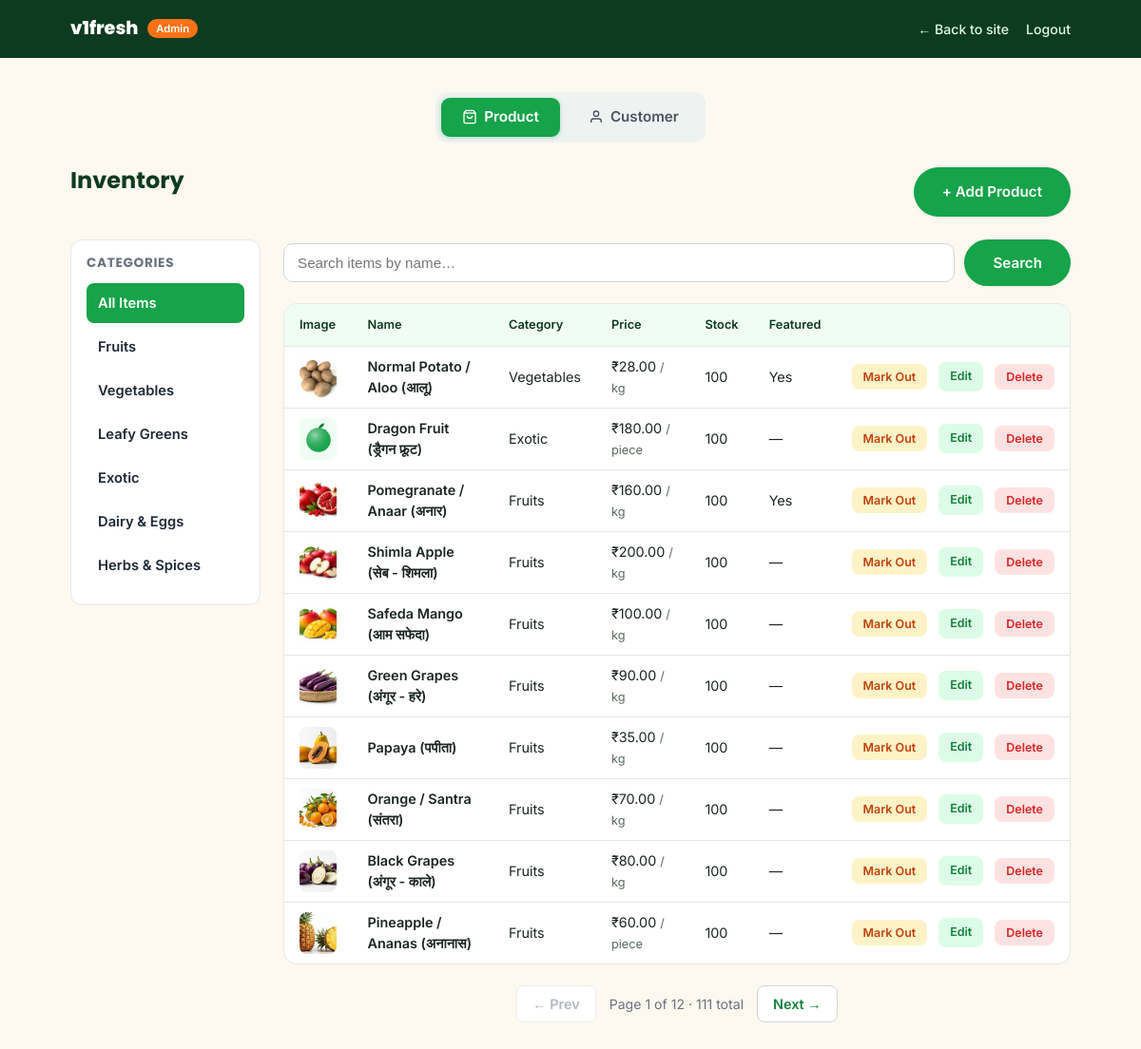
/admin/products (signed in), run on the app's committed database.
### models.py (models this page shows, shortened)
class Category(db.Model):
    __tablename__ = "categories"
    id = db.Column(db.Integer, primary_key=True)
    name = db.Column(db.String(80), nullable=False)
    slug = db.Column(db.String(80), unique=True, nullable=False)
    image = db.Column(db.String(255), nullable=False, default="")
    sort_order = db.Column(db.Integer, default=0)
    products = db.relationship("Product", backref="category", lazy=True)

class Product(db.Model):
    __tablename__ = "products"
    id = db.Column(db.Integer, primary_key=True)
    name = db.Column(db.String(120), nullable=False)
    slug = db.Column(db.String(120), unique=True, nullable=False)
    category_id = db.Column(db.Integer, db.ForeignKey("categories.id"), nullable=False)
    price = db.Column(db.Float, nullable=False)           # current selling price
    mrp = db.Column(db.Float, nullable=True)               # original/strike-through price
    unit = db.Column(db.String(30), nullable=False, default="kg")  # kg, dozen, piece, bunch, gram
    image = db.Column(db.String(255), nullable=False, default="")
    description = db.Column(db.Text, nullable=True)
    stock = db.Column(db.Integer, nullable=False, default=100)
    is_featured = db.Column(db.Boolean, default=False)
    is_organic = db.Column(db.Boolean, default=False)
    season = db.Column(db.String(20), nullable=False, default="all-season")  # winter, summer, monsoon, all-season
    rating = db.Column(db.Float, default=4.5)
    created_at = db.Column(db.DateTime, default=datetime.utcnow)

### routes/admin.py (the view)
@admin_bp.route("/products")
def products():
    cat_slug = request.args.get("category")
    search_query = request.args.get("q", "").strip()
    page = request.args.get("page", 1, type=int)
    categories = Category.query.order_by(Category.sort_order).all()
    slug_to_cat = {c.slug: c for c in categories}
    query = Product.query
    active_category = None
    if cat_slug in slug_to_cat:
        active_category = slug_to_cat[cat_slug]
        query = query.filter_by(category_id=active_category.id)
    else:
        cat_slug = None
    if search_query:
        query = query.filter(Product.name.ilike(f"%{search_query}%"))
    pagination = query.order_by(Product.id.desc()).paginate(page=page, per_page=10, error_out=False)
    return render_template(
        "admin/products.html",
        products=pagination.items,
        pagination=pagination,
        categories=categories,
        active_category=cat_slug,
        search_query=search_query,
        active_view="products",
    )

### routes/admin.py (called while the page is built)
@admin_bp.before_request
def _require_admin_login():
    if request.endpoint in ("admin.login", "admin.logout"):
        return None
    if not session.get("is_admin"):
        session["admin_next"] = request.full_path if request.query_string else request.path
        return redirect(url_for("admin.login"))
    return None

### templates/admin/products.html (shortened to what this page needs)
{% extends "admin/_base.html" %}
{% block admin_content %}
<div class="admin-header-row">
    <h1>Inventory</h1>
    <a href="{{ url_for('admin.new_product') }}" class="btn btn-primary">+ Add Product</a>
</div>
<div class="admin-layout">
    <aside class="admin-sidebar">
        <h3>Categories</h3>
        <a href="{{ url_for('admin.products') }}" class="admin-sidebar-link {{ 'active' if not active_category }}">All Items</a>
        {% for cat in categories %}
        <a href="{{ url_for('admin.products', category=cat.slug) }}" class="admin-sidebar-link {{ 'active' if active_category == cat.slug }}">{{ cat.name }}</a>
        {% endfor %}
    </aside>
    <div class="admin-content">
        <form class="admin-search" method="get" action="{{ url_for('admin.products') }}">
            <input type="text" name="q" value="{{ search_query }}" placeholder="Search items by name…" autocomplete="off">
            <button type="submit" class="btn btn-primary">Search</button>
        </form>
        <div class="admin-table-wrap">
            <table class="admin-table">
                <thead>
                    <tr>
                        <th>Image</th><th>Name</th><th>Category</th><th>Price</th><th>Stock</th><th>Featured</th><th></th>
                    </tr>
                </thead>
                <tbody>
                    {% for product in products %}
                    <tr>
                        <td><img src="{{ product.image }}" alt="{{ product.name }}" class="admin-thumb"></td>
                        <td class="admin-product-name">{{ product.name }}</td>
                        <td>{{ product.category.name if product.category else "—" }}</td>
                        <td>₹{{ "%.2f"|format(product.price) }} <span class="admin-unit">/ {{ product.unit }}</span></td>
                        <td>{% if product.stock > 0 %}{{ product.stock }}{% else %}<span class="admin-out-of-stock">Out of stock</span>{% endif %}</td>
                        <td>{{ "Yes" if product.is_featured else "—" }}</td>
                        <td class="admin-actions">
                            <form action="{{ url_for('admin.toggle_stock', product_id=product.id) }}" method="post" class="admin-toggle-form">
                                {% if product.stock > 0 %}<button type="submit" class="admin-btn-toggle admin-btn-mark-out">Mark Out</button>
                                {% else %}<button type="submit" class="admin-btn-toggle admin-btn-mark-in">Mark In Stock</button>{% endif %}
                            </form>
                            <a href="{{ url_for('admin.edit_product', product_id=product.id) }}" class="admin-btn-edit">Edit</a>
                            <form action="{{ url_for('admin.delete_product', product_id=product.id) }}" method="post" class="admin-delete-form" onsubmit="return confirm('Delete \'{{ product.name }}\'? This cannot be undone.');">
                                <button type="submit" class="admin-btn-delete">Delete</button>
                            </form>
                        </td>
                    </tr>
                    {% else %}
                    <tr><td colspan="7" class="admin-empty">{% if search_query %}Product not found{% else %}No products yet. Add your first one.{% endif %}</td></tr>
                    {% endfor %}
                </tbody>
            </table>
        </div>
        {% include "admin/_pager.html" %}
    </div>
</div>
{% endblock %}

### static/css/style.css (style rules this page uses)
:root { --green-50: #f0fdf4; --green-100: #dcfce7; --green-600: #16a34a; --green-650: #138f42; --green-700: #15803d; --green-900: #0d3b1f; --footer-navy: #0f172a; --cream: #fef9f0; --white: #ffffff; --ink: #1c2620; --ink-soft: #5b6b60; --border: #e4e9e1; --orange: #f97316; --orange-dark: #c2410c; --amber: #fbbf24; --red: #dc2626; --radius-sm: 8px; --radius-md: 14px; --radius-lg: 24px; --shadow-sm: 0 1px 3px rgba(13, 59, 31, 0.08); --shadow-md: 0 8px 24px rgba(13, 59, 31, 0.10); --shadow-lg: 0 16px 40px rgba(13, 59, 31, 0.14); --font-display: 'Poppins', sans-serif; --font-body: 'Inter', sans-serif; }
* { box-sizing: border-box; }
html { scroll-behavior: smooth; }
body { margin: 0; font-family: var(--font-body); color: var(--ink); background: var(--cream); line-height: 1.5; -webkit-font-smoothing: antialiased; }
h1, h2, h3, h4 { font-family: var(--font-display); color: var(--green-900); margin: 0 0 0.4em; line-height: 1.2; }
a { text-decoration: none; color: inherit; }
img { max-width: 100%; display: block; }
button { font-family: inherit; cursor: pointer; }
.btn { display: inline-flex; align-items: center; justify-content: center; gap: 8px; padding: 13px 28px; border-radius: 999px; font-weight: 600; font-size: 0.95rem; border: 2px solid transparent; transition: transform 0.15s ease, box-shadow 0.15s ease, background 0.15s ease; }
.btn-primary { background: var(--green-600); color: var(--white); box-shadow: var(--shadow-sm); }

### static/css/admin.css (style rules this page uses)
.admin-body { background: var(--cream); }
.admin-header-row { display: flex; justify-content: space-between; align-items: center; margin-bottom: 24px; }
.admin-header-row h1 { font-size: 1.5rem; margin: 0; }
.admin-main h1 { font-size: 1.5rem; margin-bottom: 24px; }
.admin-table-wrap { background: var(--white); border: 1px solid var(--border); border-radius: var(--radius-md); overflow-x: auto; }
.admin-table { width: 100%; border-collapse: collapse; font-size: 0.9rem; }
.admin-table th { text-align: left; padding: 12px 16px; background: var(--green-50); color: var(--green-900); font-weight: 600; font-size: 0.8rem; border-bottom: 1px solid var(--border); }
.admin-table td { padding: 10px 16px; border-bottom: 1px solid var(--border); vertical-align: middle; }
.admin-table tr:last-child td { border-bottom: none; }
.admin-thumb { width: 44px; height: 44px; object-fit: cover; border-radius: var(--radius-sm); background: var(--green-50); }
.admin-product-name { font-weight: 600; color: var(--ink); }
.admin-unit { color: var(--ink-soft); font-size: 0.8rem; }
.admin-actions { white-space: nowrap; text-align: right; }
.admin-actions > * { display: inline-flex; align-items: center; vertical-align: middle; }
.admin-actions > * + * { margin-left: 8px; }
.admin-toggle-form { display: inline; }
.admin-btn-toggle { border: none; border-radius: var(--radius-sm); padding: 6px 12px; font-size: 0.78rem; font-weight: 600; cursor: pointer; }
.admin-btn-mark-out { background: #fef3c7; color: var(--orange-dark); }
.admin-btn-edit, .admin-btn-delete { border: none; border-radius: var(--radius-sm); padding: 6px 12px; font-size: 0.78rem; font-weight: 600; cursor: pointer; }
.admin-btn-edit { background: var(--green-100); color: var(--green-700); display: inline-flex; align-items: center; }
.admin-delete-form { display: inline; }
.admin-btn-delete { background: #fee2e2; color: var(--red); }
.admin-layout { display: grid; grid-template-columns: 200px 1fr; gap: 24px; align-items: start; }
.admin-sidebar { background: #fff; border: 1px solid #e5e7eb; border-radius: 12px; padding: 16px; position: sticky; top: 16px; }
.admin-sidebar h3 { font-size: 0.85rem; text-transform: uppercase; letter-spacing: 0.05em; color: #6b7280; margin: 0 0 12px; }
.admin-sidebar-link { display: block; padding: 10px 12px; border-radius: 8px; color: #1f2937; font-weight: 600; font-size: 0.92rem; text-decoration: none; margin-bottom: 4px; }
.admin-sidebar-link.active { background: #16a34a; color: #fff; }
.admin-search { display: flex; gap: 10px; align-items: center; margin-bottom: 18px; }
.admin-search input[type="text"] { flex: 1; padding: 11px 14px; border: 1px solid #d1d5db; border-radius: 10px; font-size: 0.95rem; }

### data on the page
Category: name "Fruits"
Category: name "Vegetables"
Category: name "Leafy Greens"
Category: name "Exotic"
Category: name "Dairy & Eggs"
Category: name "Herbs & Spices"
Product: image (picture), name "Normal Potato / Aloo (आलू)", category "Vegetables", price "28.00", unit "kg", stock "100", is_featured "Yes", shows "Mark Out"
Product: image (placeholder picture), name "Dragon Fruit (ड्रैगन फ्रूट)", category "Exotic", price "180.00", unit "piece", stock "100", is_featured "—", shows "Mark Out"
Product: image (picture), name "Pomegranate / Anaar (अनार)", category "Fruits", price "160.00", unit "kg", stock "100", is_featured "Yes", shows "Mark Out"
Product: image (picture), name "Shimla Apple (सेब - शिमला)", category "Fruits", price "200.00", unit "kg", stock "100", is_featured "—", shows "Mark Out"
Product: image (picture), name "Safeda Mango (आम सफेदा)", category "Fruits", price "100.00", unit "kg", stock "100", is_featured "—", shows "Mark Out"
Product: image (picture), name "Green Grapes (अंगूर - हरे)", category "Fruits", price "90.00", unit "kg", stock "100", is_featured "—", shows "Mark Out"
Product: image (picture), name "Papaya (पपीता)", category "Fruits", price "35.00", unit "kg", stock "100", is_featured "—", shows "Mark Out"
Product: image (picture), name "Orange / Santra (संतरा)", category "Fruits", price "70.00", unit "kg", stock "100", is_featured "—", shows "Mark Out"
Product: image (picture), name "Black Grapes (अंगूर - काले)", category "Fruits", price "80.00", unit "kg", stock "100", is_featured "—", shows "Mark Out"
Product: image (picture), name "Pineapple / Ananas (अनानास)", category "Fruits", price "60.00", unit "piece", stock "100", is_featured "—", shows "Mark Out"

### other printed values
{{ pagination.page }} "1"
{{ pagination.pages }} "12"
{{ pagination.total }} "111"
